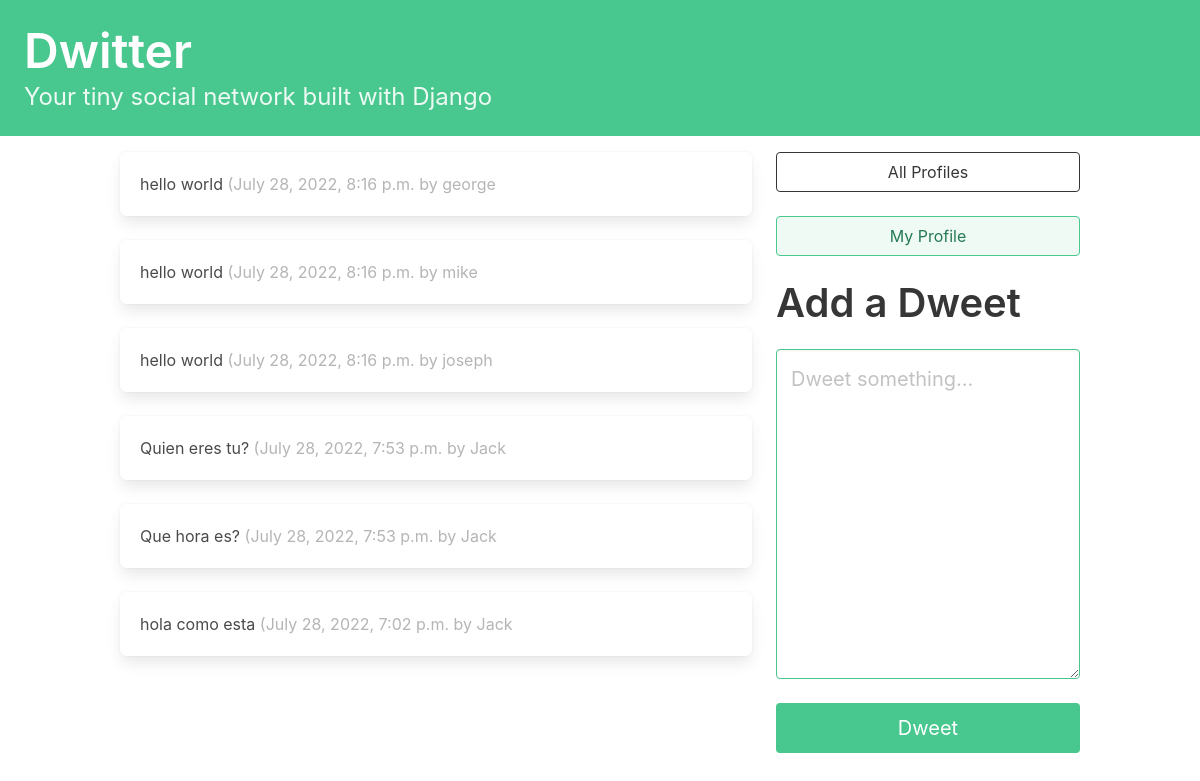
The app's page / (signed in), older data.
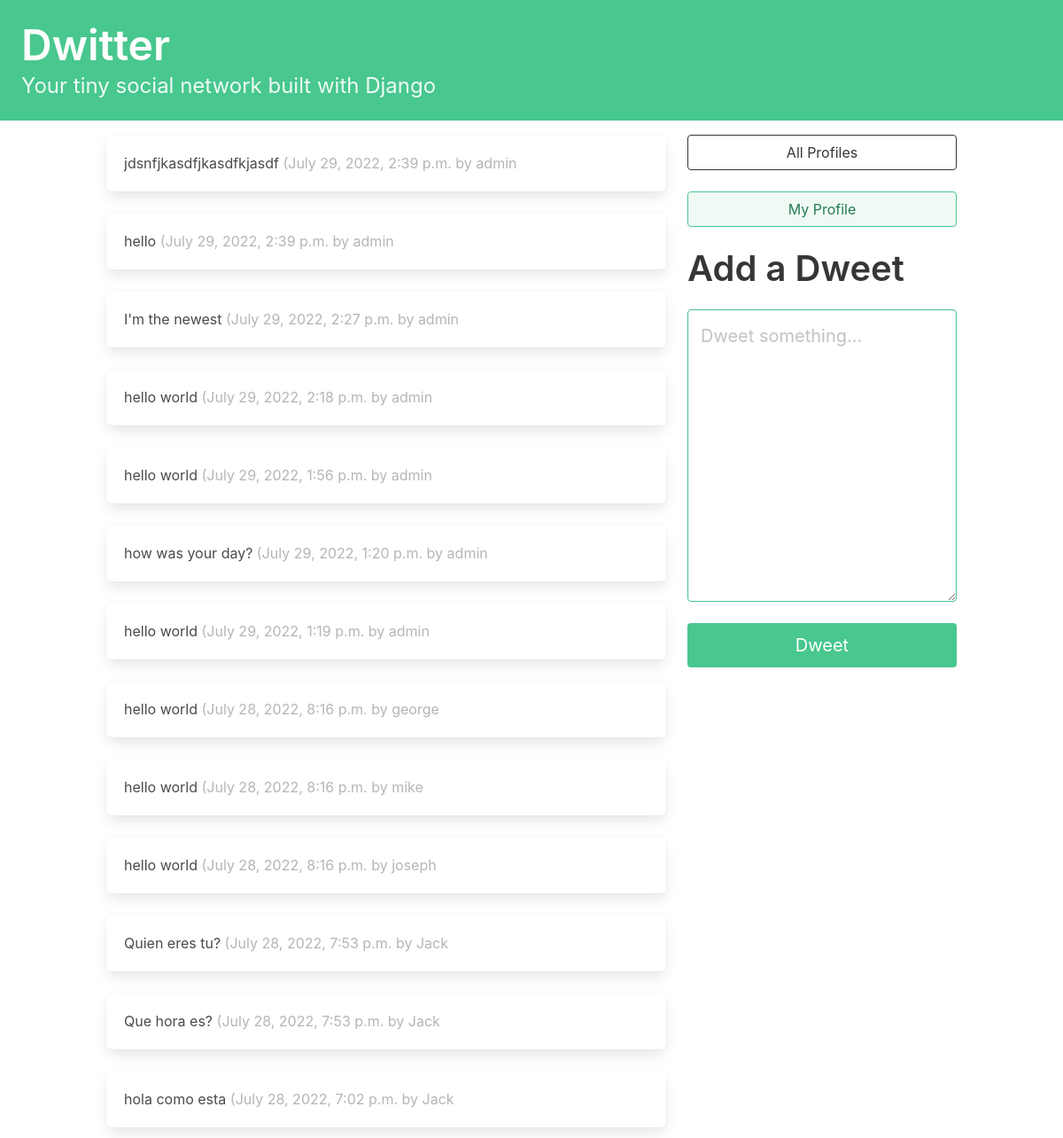
The same page, newer data.
### dwitter/models.py (models this page shows, shortened)
class Dweet(models.Model):
    user = models.ForeignKey(
        User, related_name = "dweets", on_delete=models.DO_NOTHING
    )
    body = models.CharField(max_length=140)
    created_at = models.DateTimeField(auto_now_add=True)

### dwitter/views.py (the view)
# urls.py: path("", dashboard, name="dashboard"),
def dashboard(request):
    form = DweetForm(request.POST or None)
    if request.method == "POST":
        if form.is_valid():
            dweet = form.save(commit=False)
            dweet.user = request.user
            dweet.save()
            return redirect("dwitter:dashboard")
    followed_dweets = Dweet.objects.filter(
        user__profile__in=request.user.profile.follows.all()
    ).order_by("-created_at")
    return render(
        request,
        "dwitter/dashboard.html",
        {"form": form, "dweets": followed_dweets},
    )

### dwitter/forms.py
class DweetForm(forms.ModelForm):
    body = forms.CharField(
        required=True,
        widget = forms.widgets.Textarea(
            attrs={
                "placeholder": "Dweet something...",
                "class": "textarea is-success is-medium",
            }
        ),
        label ="",
        )
    class Meta:
        model = Dweet
        exclude  = ("user", )

### dwitter/templates/dwitter/dashboard.html (shortened to what this page needs)
{% extends 'base.html' %}
{% block content %}
<div class="column">
    {% for dweet in dweets %}
    <div class="box">
        {{dweet.body}}
        <span class="is-small has-text-grey-light">
            ({{ dweet.created_at }} by {{ dweet.user.username }}
        </span>
    </div>
    {% endfor %}
</div>
<div class="column is-one-third">
    <div class="block">
        <a href="{% url 'dwitter:profile_list' %}">
            <button class="button is-dark is-outlined is-fullwidth">
                All Profiles
            </button>
        </a>
    </div>
    <div class="block">
        <a href="{% url 'dwitter:profile' request.user.profile.id %}">
            <button class="button is-success is-light is-outlined is-fullwidth">
                My Profile
            </button>
        </a>
    </div>
    <div class="block">
        <div class="block">
            <h2 class="title is-2"> Add a Dweet</h2>
        </div>
        <div class="block">
            <form method="post">
                {{ form.as_p}}
                <button class="button is-success is-fullwidth is-medium mt-5" type="submit">
                    Dweet
                </button>
            </form>
        </div>
    </div>
{% endblock content %}

### dwitter/templates/base.html (shortened to what this page needs)
<!DOCTYPE html>
<html lang="en">
    <head>
        <link rel="stylesheet"
        href="https://cdn.jsdelivr.net/npm/bulma@0.9.3/css/bulma.min.css">
    </head>
    <body>
        <a href="{% url 'dwitter:dashboard' %}">
        <section class="hero is-small is-success mb-4">
            <div class="hero-body">
                <h1 class="title is-1">Dwitter</h1>
                <p class="subtitle is-4">
                    Your tiny social network built with Django
                </p>
            </div>
        </section>
        </a>
        <div class="container">
            <div class="columns">
                {% block content %}
                {% endblock content %}
            </div>
        </div>
    </body>
</html>

Row changes from the older to the newer data that the page shows:
added Dweet: body "jdsnfjkasdfjkasdfkjasdf", created_at "July 29, 2022, 2:39 p.m.", user.username "admin"
added Dweet: body "hello", created_at "July 29, 2022, 2:39 p.m.", user.username "admin"
added Dweet: body "I'm the newest", created_at "July 29, 2022, 2:27 p.m.", user.username "admin"
added Dweet: body "hello world", created_at "July 29, 2022, 2:18 p.m.", user.username "admin"
added Dweet: body "hello world", created_at "July 29, 2022, 1:56 p.m.", user.username "admin"
added Dweet: body "how was your day?", created_at "July 29, 2022, 1:20 p.m.", user.username "admin"
added Dweet: body "hello world", created_at "July 29, 2022, 1:19 p.m.", user.username "admin"
